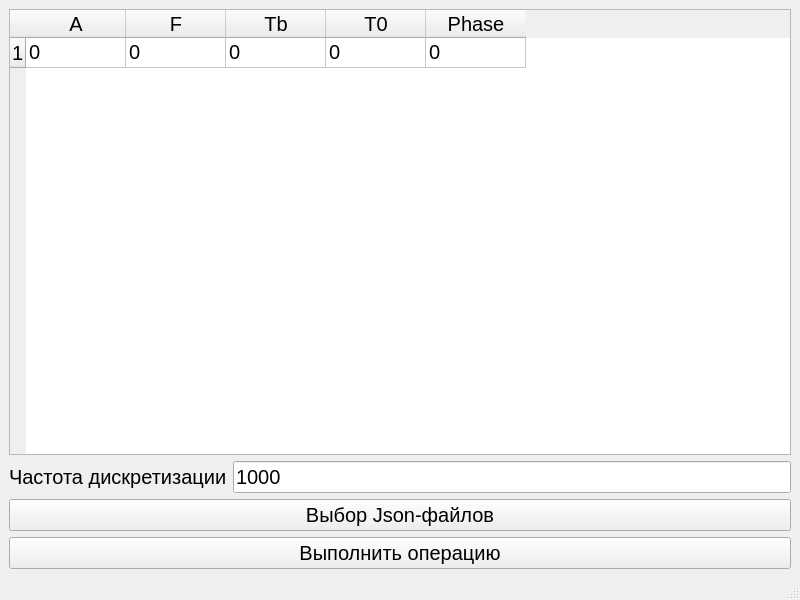
<?xml version="1.0" encoding="UTF-8"?>
<ui version="4.0">
 <class>MainWindow</class>
 <widget class="QMainWindow" name="MainWindow">
  <property name="geometry">
   <rect>
    <x>0</x>
    <y>0</y>
    <width>800</width>
    <height>600</height>
   </rect>
  </property>
  <property name="windowTitle">
   <string>MainWindow</string>
  </property>
  <widget class="QWidget" name="centralwidget">
   <layout class="QVBoxLayout" name="verticalLayout">
    <item>
     <widget class="QTableWidget" name="Res">
      <property name="font">
       <font>
        <pointsize>15</pointsize>
       </font>
      </property>
      <row>
       <property name="text">
        <string>1</string>
       </property>
      </row>
      <column>
       <property name="text">
        <string>A</string>
       </property>
      </column>
      <column>
       <property name="text">
        <string>F</string>
       </property>
      </column>
      <column>
       <property name="text">
        <string>Tb</string>
       </property>
      </column>
      <column>
       <property name="text">
        <string>T0</string>
       </property>
      </column>
      <column>
       <property name="text">
        <string>Phase</string>
       </property>
      </column>
      <item row="0" column="0">
       <property name="text">
        <string>0</string>
       </property>
      </item>
      <item row="0" column="1">
       <property name="text">
        <string>0</string>
       </property>
      </item>
      <item row="0" column="2">
       <property name="text">
        <string>0</string>
       </property>
      </item>
      <item row="0" column="3">
       <property name="text">
        <string>0</string>
       </property>
      </item>
      <item row="0" column="4">
       <property name="text">
        <string>0</string>
       </property>
      </item>
     </widget>
    </item>
    <item>
     <layout class="QHBoxLayout" name="horizontalLayout">
      <item>
       <widget class="QLabel" name="label">
        <property name="font">
         <font>
          <pointsize>15</pointsize>
         </font>
        </property>
        <property name="text">
         <string>Частота дискретизации</string>
        </property>
       </widget>
      </item>
      <item>
       <widget class="QLineEdit" name="Fs">
        <property name="font">
         <font>
          <pointsize>15</pointsize>
         </font>
        </property>
        <property name="text">
         <string>1000</string>
        </property>
       </widget>
      </item>
     </layout>
    </item>
    <item>
     <widget class="QPushButton" name="Input">
      <property name="font">
       <font>
        <pointsize>15</pointsize>
       </font>
      </property>
      <property name="text">
       <string>Выбор Json-файлов</string>
      </property>
     </widget>
    </item>
    <item>
     <widget class="QPushButton" name="Start">
      <property name="font">
       <font>
        <pointsize>15</pointsize>
       </font>
      </property>
      <property name="text">
       <string>Выполнить операцию</string>
      </property>
     </widget>
    </item>
   </layout>
  </widget>
  <widget class="QMenuBar" name="menubar">
   <property name="geometry">
    <rect>
     <x>0</x>
     <y>0</y>
     <width>800</width>
     <height>26</height>
    </rect>
   </property>
  </widget>
  <widget class="QStatusBar" name="statusbar"/>
 </widget>
 <resources/>
 <connections/>
</ui>
